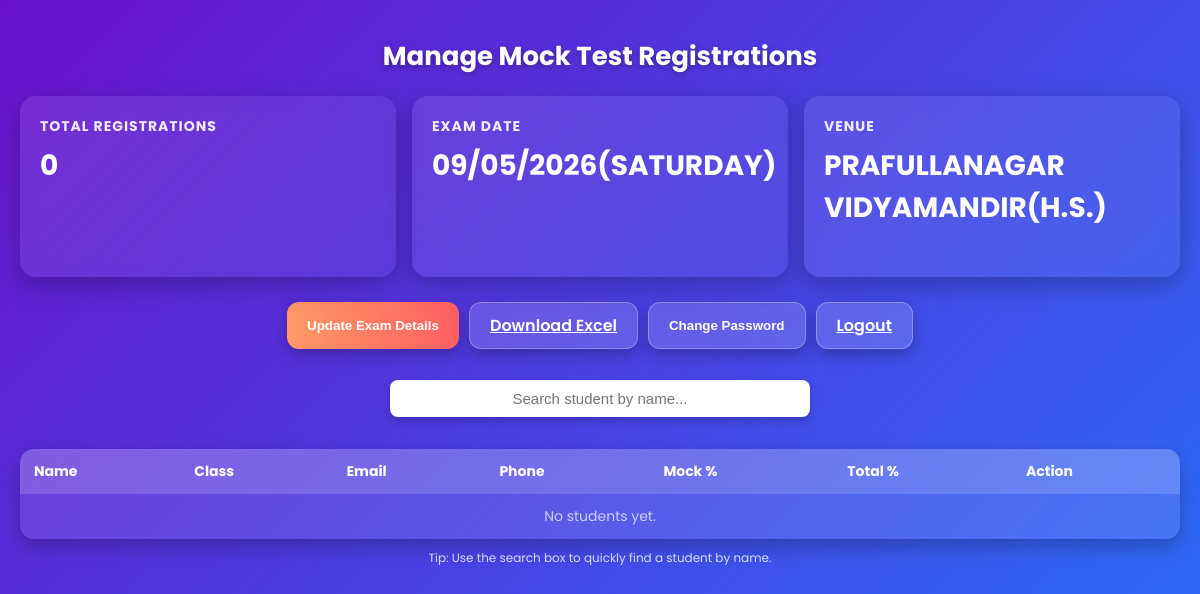
Page /admin (signed in) on the earlier database version.
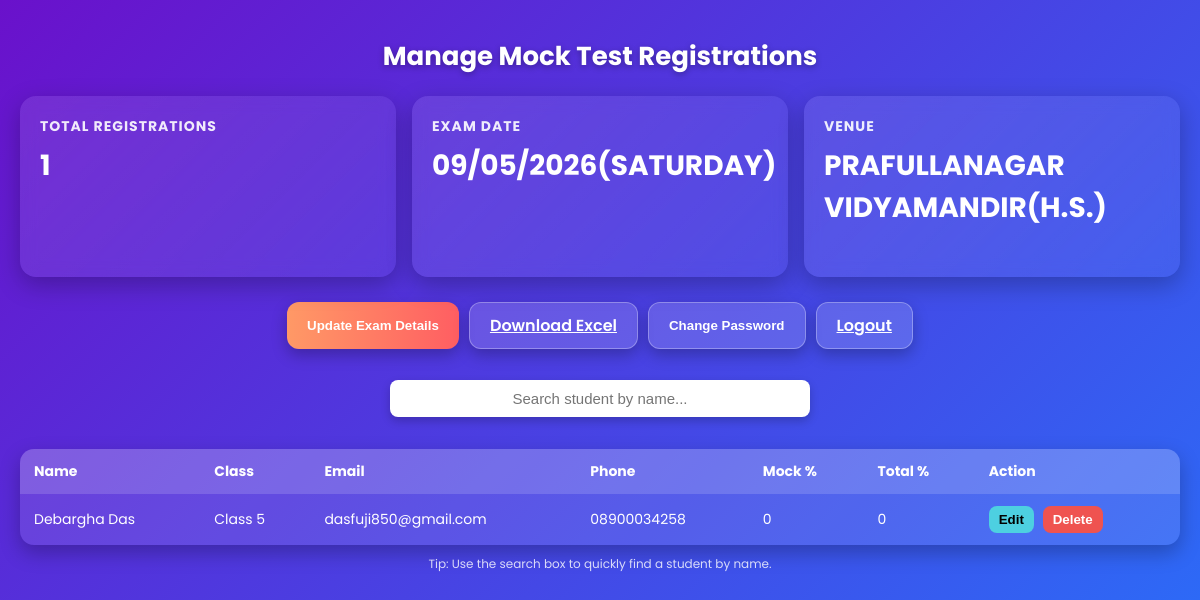
Same page on the later database version.
### tables this page shows
CREATE TABLE admin(
            id INTEGER PRIMARY KEY,
            username TEXT,
            password TEXT,
            exam_date TEXT,
            venue TEXT,
            logo TEXT);

CREATE TABLE students(
            id INTEGER PRIMARY KEY AUTOINCREMENT,
            name TEXT,
            email TEXT,
            phone TEXT,
            class_name TEXT,
            result REAL,
            mock REAL);

### app.py (the view)
@app.route('/admin')
def admin():
    if 'admin' not in session:
        return redirect('/login')
    con = sqlite3.connect(DB)
    cur = con.cursor()
    cur.execute("SELECT * FROM students ORDER BY id DESC")
    students = cur.fetchall()
    cur.execute("SELECT exam_date, venue, logo FROM admin WHERE id=1")
    exam_date, venue, logo = cur.fetchone()
    try:
        date_obj = datetime.strptime(exam_date, "%Y-%m-%d")
        exam_day = date_obj.strftime("%A")
    except Exception:
        exam_day = ""
    return render_template("admin.html",
                           students=students,
                           exam_date=exam_date,
                           exam_day=exam_day,
                           venue=venue,
                           logo=logo)

### templates/admin.html (shortened to what this page needs)
<!DOCTYPE html>
<html lang="en">
<head>
</head>
<body>
  <div class="container">
    <h1>Manage Mock Test Registrations</h1>
    <div class="cards">
      <div class="card">
        <h3>Total Registrations</h3>
        <p>{{ students|length }}</p>
      </div>
      <div class="card">
        <h3>Exam Date</h3>
        <p>{{ exam_date }}</p>
      </div>
      <div class="card">
        <h3>Venue</h3>
        <p>{{ venue }}</p>
      </div>
    </div>
    <div class="buttons">
      <button class="btn" onclick="openModal('examModal')">Update Exam Details</button>
      <a href="/download" class="btn ghost">Download Excel</a>
      <button class="btn ghost" onclick="openModal('pwModal')">Change Password</button>
      <a href="/logout" class="btn ghost">Logout</a>
    </div>
    <div class="search-box">
      <input type="text" id="searchInput" placeholder="Search student by name..." onkeyup="filterTable()">
    </div>
    <table id="studentTable">
      <thead>
        <tr>
          <th>Name</th>
          <th>Class</th>
          <th>Email</th>
          <th>Phone</th>
          <th>Mock %</th>
          <th>Total %</th>
          <th>Action</th>
        </tr>
      </thead>
      <tbody>
        {% for s in students %}
        <tr>
          <td>{{ s[1] }}</td>
          <td>{{ s[4] }}</td>
          <td>{{ s[2] }}</td>
          <td>{{ s[3] }}</td>
          <td>{{ s[6] or 0 }}</td>
          <td>{{ s[5] or 0 }}</td>
          <td>
            <button class="small-btn edit" onclick="openEdit({{ s[0] }}, '{{ s[1]|e }}', '{{ s[2]|e }}', '{{ s[3]|e }}', {{ s[5] or 0 }}, {{ s[6] or 0 }}, '{{ s[4]|e }}')">Edit</button>
            <button class="small-btn del" onclick="confirmDelete({{ s[0] }}, '{{ s[1]|e }}')">Delete</button>
          </td>
        </tr>
        {% else %}
        <tr><td colspan="7" style="text-align:center;opacity:0.7">No students yet.</td></tr>
        {% endfor %}
      </tbody>
    </table>
    <div class="footer-note">
      Tip: Use the search box to quickly find a student by name.
    </div>
  </div>
</body>
</html>

### templates/admin.html (style rules this page uses)
body { font-family: 'Poppins', sans-serif; margin: 0; background: linear-gradient(135deg, #6a11cb, #2575fc); color: #fff; min-height: 100vh; padding: 20px; display: flex; justify-content: center; }
.container { width: 100%; max-width: 1200px; }
h1 { text-align: center; margin-bottom: 20px; font-weight: 700; font-size: 26px; text-shadow: 0 2px 6px rgba(0, 0, 0, 0.3); }
.cards { display: grid; grid-template-columns: repeat(auto-fit, minmax(250px, 1fr)); gap: 16px; margin-bottom: 25px; }
.card { background: linear-gradient(135deg, rgba(255, 255, 255, 0.1), rgba(255, 255, 255, 0.05)); border-radius: 16px; padding: 20px; box-shadow: 0 8px 25px rgba(0, 0, 0, 0.25); backdrop-filter: blur(8px); }
.card h3 { margin: 0; font-size: 14px; opacity: 0.9; text-transform: uppercase; letter-spacing: 1px; }
.card p { font-size: 28px; margin-top: 8px; font-weight: 700; }
.buttons { display: flex; justify-content: center; gap: 10px; flex-wrap: wrap; margin-bottom: 25px; }
.btn { background: linear-gradient(90deg, #ff9966, #ff5e62); color: white; padding: 10px 20px; border-radius: 12px; border: none; font-weight: 600; cursor: pointer; box-shadow: 0 6px 15px rgba(0, 0, 0, 0.25); transition: all 0.2s ease-in-out; }
.btn.ghost { background: rgba(255, 255, 255, 0.15); border: 1px solid rgba(255, 255, 255, 0.3); color: #fff; }
.search-box { text-align: center; margin-bottom: 20px; }
.search-box input { width: 50%; max-width: 400px; padding: 10px; border-radius: 8px; border: none; font-size: 15px; outline: none; text-align: center; box-shadow: 0 4px 10px rgba(0, 0, 0, 0.2); }
table { width: 100%; border-collapse: collapse; background: rgba(255, 255, 255, 0.1); border-radius: 14px; overflow: hidden; box-shadow: 0 8px 20px rgba(0, 0, 0, 0.25); }
th, td { text-align: left; padding: 12px 14px; font-size: 14px; }
thead { background: rgba(255, 255, 255, 0.15); font-weight: 600; }
.small-btn { padding: 6px 10px; border-radius: 8px; border: none; font-weight: 600; cursor: pointer; margin-right: 5px; }
.edit { background: #4dd0e1; color: #000; }
.del { background: #ef5350; color: #fff; }
.footer-note { text-align: center; font-size: 12px; opacity: 0.8; margin-top: 10px; }
input, select { width: 100%; padding: 8px 10px; margin-top: 6px; margin-bottom: 12px; border-radius: 8px; border: 1px solid #ccc; font-size: 14px; }

Differences in the rows shown:
added students: name "Debargha Das", class_name "Class 5", email "dasfuji850@gmail.com", phone "08900034258", mock "0", result "0"
Other differences:
{{ students|length }}: "0" → "1"
text no longer shown: "No students yet."
